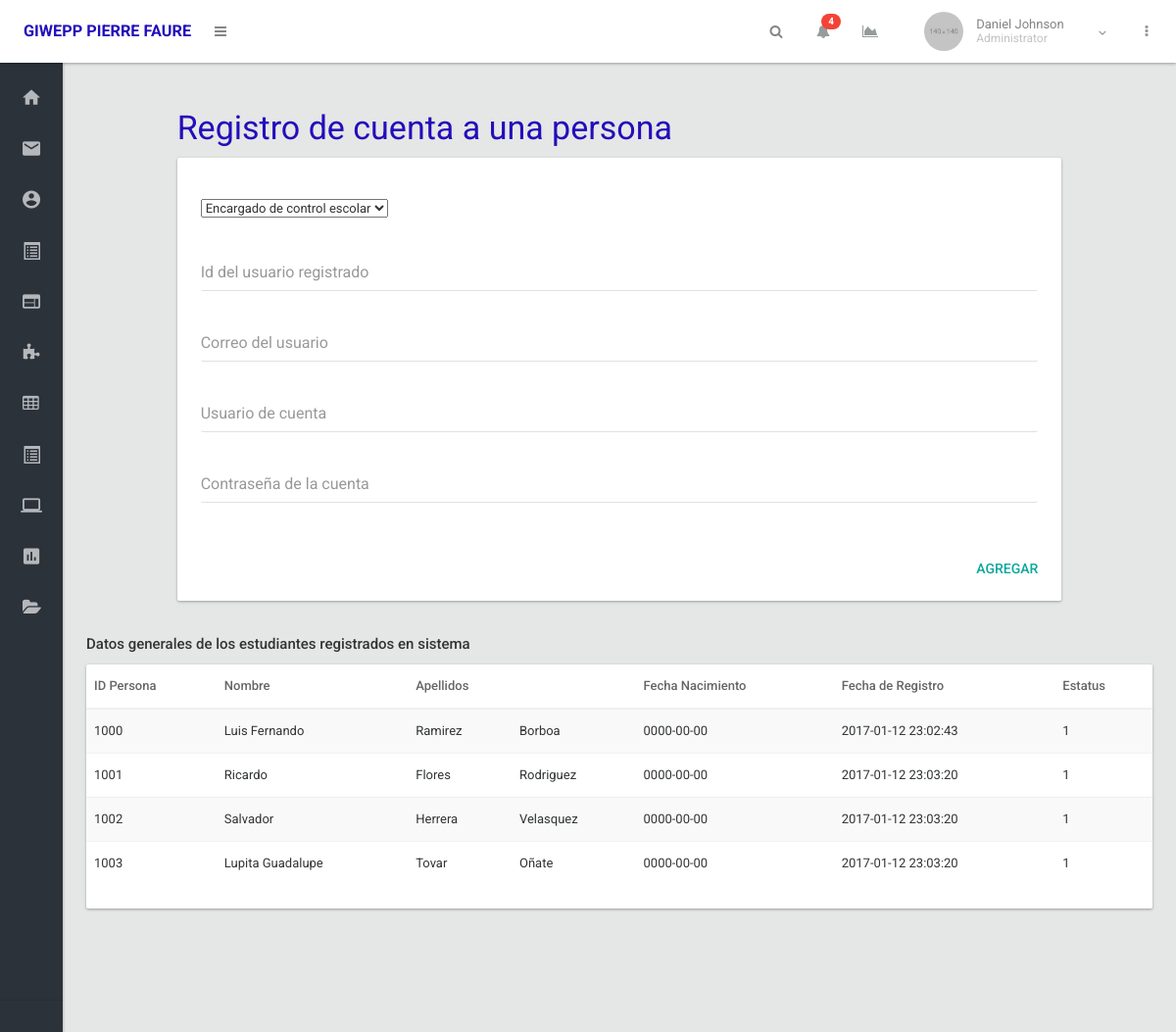
The page /org.giwepp_pf.vista/vistaCuentasRelacion.php on the database its author committed.
### tables this page shows
CREATE TABLE `personas` (
  `id_persona` int(11) NOT NULL,
  `u_nombre` char(26) NOT NULL,
  `u_ape_pat` char(22) NOT NULL,
  `u_ape_mat` char(22) NOT NULL,
  `u_fecha_nac` date NOT NULL,
  `u_activo` tinyint(4) NOT NULL,
  `u_fecha_reg` timestamp NOT NULL DEFAULT CURRENT_TIMESTAMP ON UPDATE CURRENT_TIMESTAMP
);

### org.giwepp_pf.bd/conexion.php (called while the page is built, shortened)
<?php
class conex {
    public $host = DB_HOST;
    public $port = DB_PORT;
    public $database = DB_NAME;
    public function _construct() {
        try {
            $dsn = "mysql:host=$this->host;port=$this->port;dbname=$this->database";
            $this->_db = new PDO($dsn, DB_USER, DB_PASS);
        } catch (PDOException $e) {
            echo "Hubo un error: " . $e->getMessage();
            die();
        }
    }
}
?>

### org.giwepp_pf.bd/bdPersona.php (called while the page is built, shortened)
<?php
require_once 'conexion.php';
class bdPersona extends conex {
           public function seleccionarTodoPersonas_SC() {
        $statement = $this->_db->prepare('SELECT * from personas;');
        $statement->execute();
        $result = $statement->fetchAll();
        return $result;
    }
}
?>

### org.giwepp_pf.vista/vistaCuentasRelacion.php (the view, shortened to what this page needs)
<?php
require_once '../org.giwepp_pf.bd/bdPersona.php';
$personas = new bdPersona();
$todoPersonas_sc = $personas->seleccionarTodoPersonas_SC();
?>
<!DOCTYPE html>
<html lang="en">
    <head>
        <link type="text/css" rel="stylesheet" href="../libs/assets/css/theme-default/bootstrap.css" />
        <link type="text/css" rel="stylesheet" href="../libs/assets/css/theme-default/materialadmin.css?1425466319" />
        <link type="text/css" rel="stylesheet" href="../libs/assets/css/theme-default/font-awesome.min.css?1422529194" />
        <link type="text/css" rel="stylesheet" href="../libs/assets/css/theme-default/material-design-iconic-font.min.css?1421434286" />
        <link type="text/css" rel="stylesheet" href="../libs/assets/css/theme-default/libs/DataTables/jquery.dataTables.css?1423553989" />
        <link type="text/css" rel="stylesheet" href="../libs/assets/css/theme-default/libs/DataTables/extensions/dataTables.colVis.css?1423553990" />
        <link type="text/css" rel="stylesheet" href="../libs/assets/css/theme-default/libs/DataTables/extensions/dataTables.tableTools.css?1423553990" />
        <link type="text/css" rel="stylesheet" href="../libs/assets/css/theme-default/libs/bootstrap-datepicker/datepicker3.css" />
    </head>
    <body class="menubar-hoverable header-fixed ">
        <div id="base">
            <div id="content">
                <section>
                    <div class="section-body contain-lg">
                        <div class="row">
                            <div class="col-lg-offset-1 col-md-8">
                                <h1 class="text-primary">Registro de cuenta a una persona</h1>
                            </div>
                            <div class="col-lg-offset-1 col-md-10">
                                <form class="form form-validate floating-label" novalidate="novalidate" action="../org.giwepp_pf.controlador/agregarCuenta.php" method="POST">
                                    <div class="card">
                                        <div class="card-body">
                                             <div class="form-group">
                                                <select name="txtTipocuenta">
                                                  <option value="1">Encargado de control escolar</option>
                                                  </select>
                                            </div>
                                             <div class="form-group">
                                                <input type="text" class="form-control" id="txtIdusuario" name="txtIdusuario" required data-rule-minlength="2">
                                                <label for="txtIdusuario">Id del usuario registrado</label>
                                            </div>
                                              <div class="form-group">
                                                <input type="mail" class="form-control" id="txtCorreo" name="txtCorreo" required data-rule-minlength="2">
                                                <label for="txtCorreo">Correo del usuario</label>
                                            </div>
                                              <div class="form-group">
                                                <input type="text" class="form-control" id="txtUsuario" name="txtUsuario" required data-rule-minlength="2">
                                                <label for="txtUsuario">Usuario de cuenta</label>
                                            </div>
                                              <div class="form-group">
                                                <input type="password" class="form-control" id="txtContraseña" name="txtContraseña" required data-rule-minlength="2">
                                                <label for="txtContraseña">Contraseña de la cuenta</label>
                                            </div>
                                        </div>
                                        <div class="card-actionbar">
                                            <div class="card-actionbar-row">
                                                <button type="submit" class="btn btn-flat btn-primary ink-reaction">Agregar</button>
                                            </div>
                                        </div>
                                    </div>
                                </form>
                            </div>
                        </div>
                        <div class="row">
                            <div class="col-md-12">
                                <h4>Datos generales de los estudiantes registrados en sistema</h4>
                            </div>
                            <div class="col-lg-12">
                                <div class="card">
                                    <div class="table-responsive">
                                        <table id="datatable1" class="table table-striped table-hover">
                                            <thead>
                                                <tr>
                                                    <th class="sort-numeric">ID Persona</th>
                                                    <th class="sort-alpha">Nombre</th>
                                                    <th colspan="2">Apellidos</th>
                                                    <th>Fecha Nacimiento</th>
                                                    <th>Fecha de Registro</th>
                                                    <th>Estatus</th>
                                                </tr>
                                            </thead>
                                            <tbody>
                                                <?php foreach ($todoPersonas_sc as $row): ?>
                                                    <tr>
                                                        <td><?php echo $row['id_persona']; ?></td>
                                                        <td><?php echo $row['u_nombre']; ?></td>
                                                        <td><?php echo $row['u_ape_pat']; ?></td>
                                                        <td><?php echo $row['u_ape_mat']; ?></td>
                                                        <td><?php echo $row['u_fecha_nac']; ?></td>
                                                        <td><?php echo $row['u_fecha_reg']; ?></td>
                                                        <td><?php echo $row['u_activo']; ?></td>
                                                    </tr>
                                                <?php endforeach ?>
                                            </tbody>
                                        </table>
                                    </div>
                                </div>
                            </div>
                        </div>
                    </div>
                </section>
            </div>
        </div>
    </body>
</html>

### rows shown on the page
personas: id_persona "1000", u_nombre "Luis Fernando", u_ape_pat "Ramirez", u_ape_mat "Borboa", u_fecha_nac "0000-00-00", u_fecha_reg "2017-01-12 23:02:43", u_activo "1"
personas: id_persona "1001", u_nombre "Ricardo", u_ape_pat "Flores", u_ape_mat "Rodriguez", u_fecha_nac "0000-00-00", u_fecha_reg "2017-01-12 23:03:20", u_activo "1"
personas: id_persona "1002", u_nombre "Salvador", u_ape_pat "Herrera", u_ape_mat "Velasquez", u_fecha_nac "0000-00-00", u_fecha_reg "2017-01-12 23:03:20", u_activo "1"
personas: id_persona "1003", u_nombre "Lupita Guadalupe", u_ape_pat "Tovar", u_ape_mat "Oñate", u_fecha_nac "0000-00-00", u_fecha_reg "2017-01-12 23:03:20", u_activo "1"
